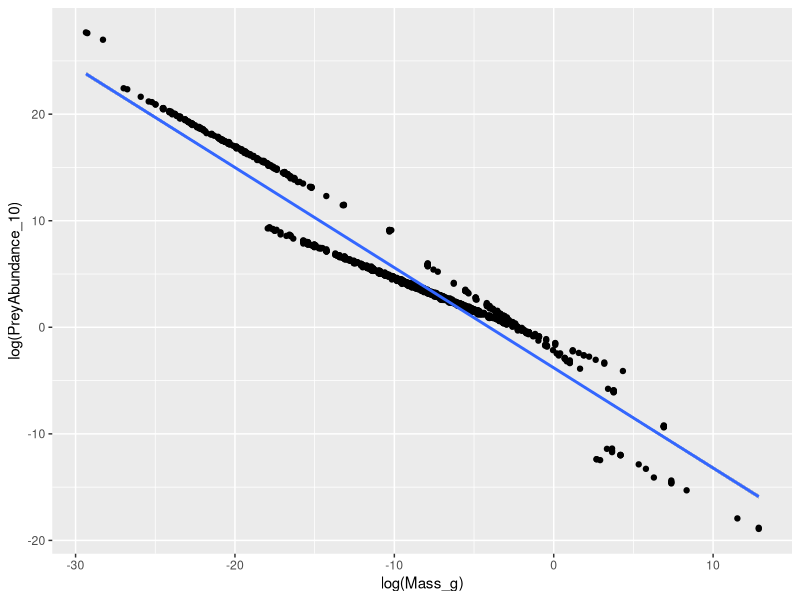
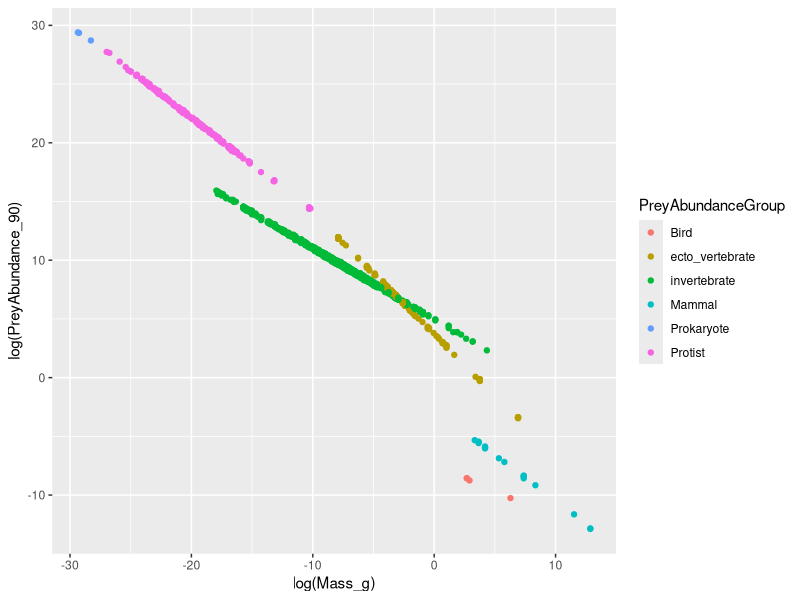
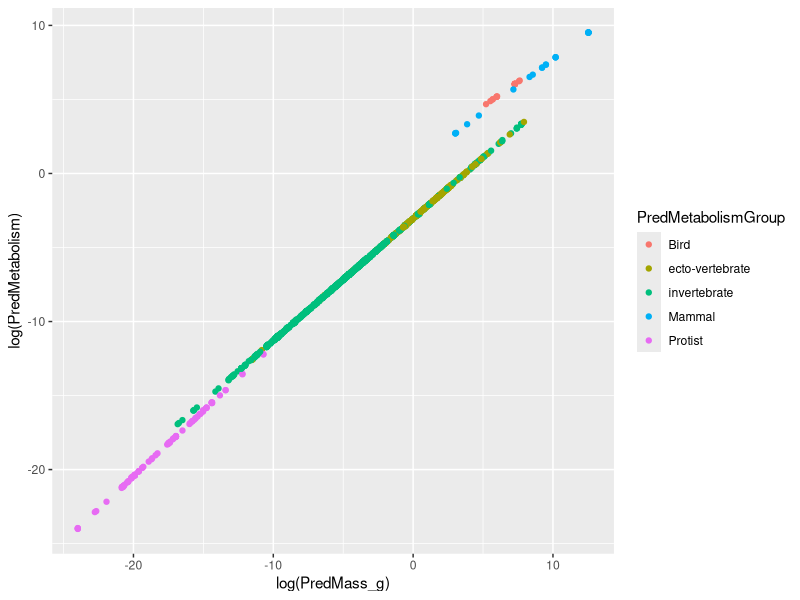
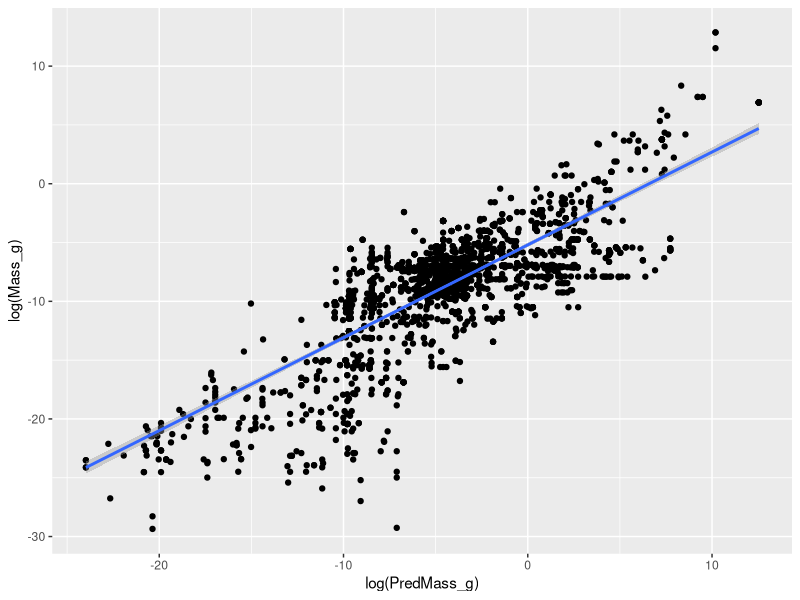
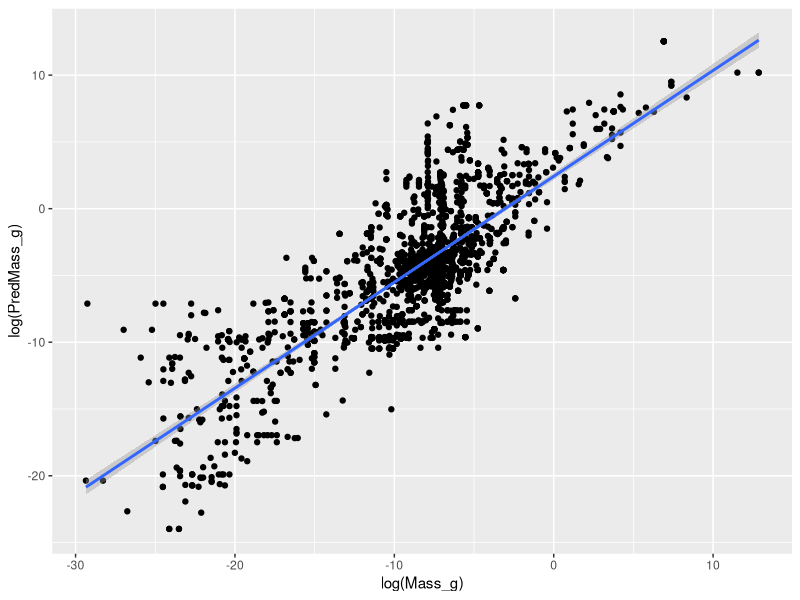
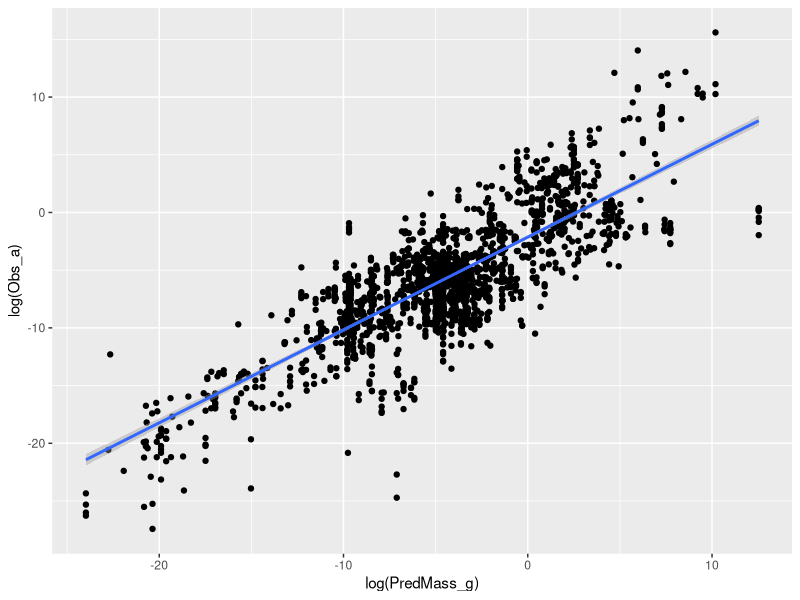
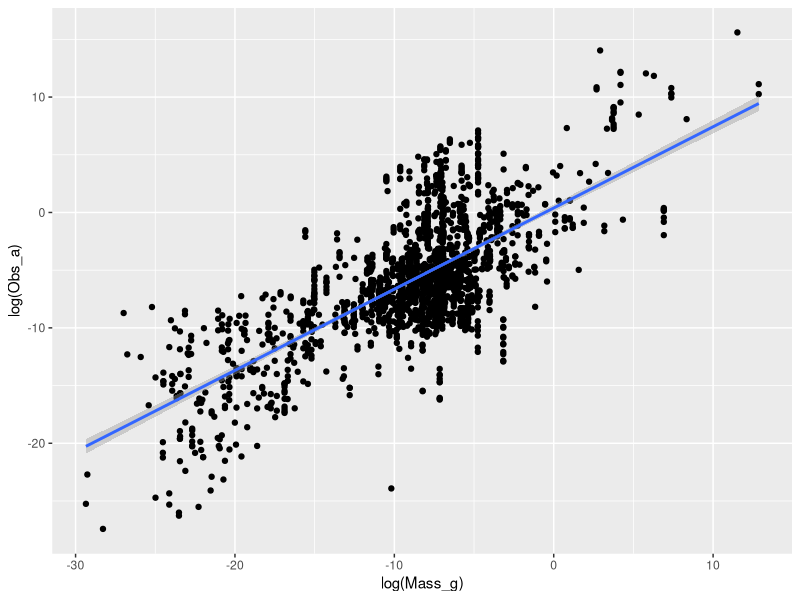
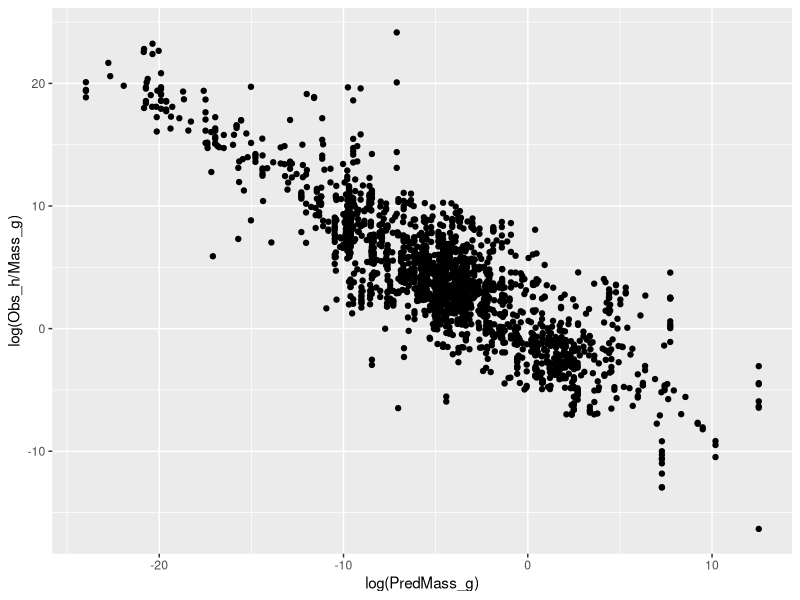

These charts were generated, in order, by the following R code: (Note: this script raises an error after producing the figures.)
################################################################################
### Supplementary plots with body size for allometric scaling relationships
################################################################################

library(dplyr); library(ggplot2); library(cowplot); 

### set directory to processed data folder

setwd("~/GitHub/FR_Prediction/Processed Data")

### load data

forage <- read.csv('forage_modified.csv')

forage <- forage %>% filter(Fittted.h..day. > 1e-6)

### change some column names

colnames(forage)[c(43,46)] <- c('Obs_a', 'Obs_h')

### get empirical scalings 

# Low prey density

lowdensfit <- lm(log(PreyAbundance_10) ~ log(Mass_g), data = forage)

ggplot(data = forage, aes(x = log(Mass_g), y = log(PreyAbundance_10))) + geom_point() + 
  geom_smooth(method = 'lm') 

# High Prey Density

highdensfit <- lm(log(PreyAbundance_90) ~ log(Mass_g), data = forage)

ggplot(data = forage, aes(x = log(Mass_g), y = log(PreyAbundance_90), color = PreyAbundanceGroup)) + geom_point()

# Predator Metabolism

demandfit <- lm(log(PredMetabolism) ~ log(PredMass_g), data = forage)

ggplot(data = forage, aes(x = log(PredMass_g), y = log(PredMetabolism), color = PredMetabolismGroup)) + geom_point()

# Prey and Predator Masses

predtopreyfit <- lm(log(Mass_g) ~ log(PredMass_g), data = forage) 

ggplot(data = forage, aes(x = log(PredMass_g), y = log(Mass_g))) + geom_point() + 
  geom_smooth(method = 'lm') 

preytopredfit <- lm(log(PredMass_g) ~ log(Mass_g), data = forage)

ggplot(data = forage, aes(x = log(Mass_g), y = log(PredMass_g))) + geom_point() + 
  geom_smooth(method = 'lm')

### Space Clearance rate

summary(lm(log(Obs_a) ~ log(PredMass_g), data = forage))

confint(lm(log(Obs_a) ~ log(PredMass_g), data = forage))

ggplot(data = forage, aes(x = log(PredMass_g), y = log(Obs_a))) + geom_point( ) + 
  geom_smooth(method = 'lm')

lm(log(Obs_a) ~ log(Mass_g), data = forage)

ggplot(data = forage, aes(x = log(Mass_g), y = log(Obs_a))) + geom_point() + 
  geom_smooth(method = 'lm')

### Handling Time         

ggplot(data = forage, aes(x = log(PredMass_g), y = log(Obs_h/Mass_g))) + geom_point()

lm(log(Obs_h/Mass_g) ~ log(PredMass_g), data = forage)

confint(lm(log(Obs_h/Mass_g) ~ log(PredMass_g), data = forage))

### plots with prey mass and predator-prey mass ratio 

scr_plot_preysize <- ggplot(data = forage, aes(x = log(PredMass_g), y = log(Obs_a), color = log(Mass_g))) + geom_point(alpha = 0.25) + 
  theme_cowplot() + xlab('log Predator Mass') + ylab('log Observed Space\nClearance Rate') + 
  geom_abline(aes(slope = slopes, intercept = intercepts, linetype = lines), data = scr_lines, linewidth = 1) + 
  labs(linetype = 'Line') + scale_color_viridis_c(name = 'log Prey Mass (g)')


scr_plot_sizeratio <- ggplot(data = forage, aes(x = log(PredMass_g), y = log(Obs_a), color = log(PredMass_g/Mass_g))) + geom_point(alpha = 0.25) + 
  theme_cowplot() + xlab('log Predator Mass') + ylab('log Observed Space\nClearance Rate') + 
  geom_abline(aes(slope = slopes, intercept = intercepts, linetype = lines), data = scr_lines, linewidth = 1) + 
  labs(linetype = 'Line') + scale_color_viridis_c(name = 'log Predator-Prey\nMass Ratio')

### put plots together and save

scr_allometry_sizeplots <- plot_grid(scr_plot_preysize, scr_plot_sizeratio,
                                     nrow = 1, labels = 'AUTO')

### set directory to outputs folder

setwd("~/GitHub/FR_Prediction/Outputs")

### save plot

save_plot(filename = 'scr_allometry_sizeplots.png', plot = scr_allometry_sizeplots,
          nrow = 1, ncol = 2, bg = 'white')


### handling time plots

handling_lines <- data.frame(slopes = c(-0.85, -0.86), intercepts = c(0.24, 0.11), lines = c('Observed', 'Predicted'))

handling_allometry_preysize <- ggplot(data = forage, aes(x = log(PredMass_g), y = log(Obs_h/Mass_g), color = log(Mass_g))) + geom_point(alpha = 0.25) + 
  theme_cowplot() + xlab('log Predator Mass') + ylab('log Handling Time/Prey Mass') +
  geom_abline(aes(slope = slopes, intercept = intercepts, linetype = lines), data = handling_lines, linewidth = 1) + 
  labs(linetype = 'Line') + scale_color_viridis_c(name = 'log Prey Mass (g)')

handling_allometry_sizeratio <- ggplot(data = forage, aes(x = log(PredMass_g), y = log(Obs_h/Mass_g), color = log(PredMass_g/Mass_g))) + geom_point(alpha = 0.25) + 
  theme_cowplot() + xlab('log Predator Mass') + ylab('log Handling Time/Prey Mass') +
  geom_abline(aes(slope = slopes, intercept = intercepts, linetype = lines), data = handling_lines, linewidth = 1) + 
  labs(linetype = 'Line') + scale_color_viridis_c(name = 'log Predator-Prey\nMass Ratio')

### save plots

handling_size_plots <- plot_grid(handling_allometry_preysize, handling_allometry_sizeratio,
                                 nrow = 1, labels = 'AUTO')

save_plot(filename = 'handling_allometry_size_plots.png', plot = handling_size_plots,
          nrow = 1, ncol = 2, bg = 'white')









